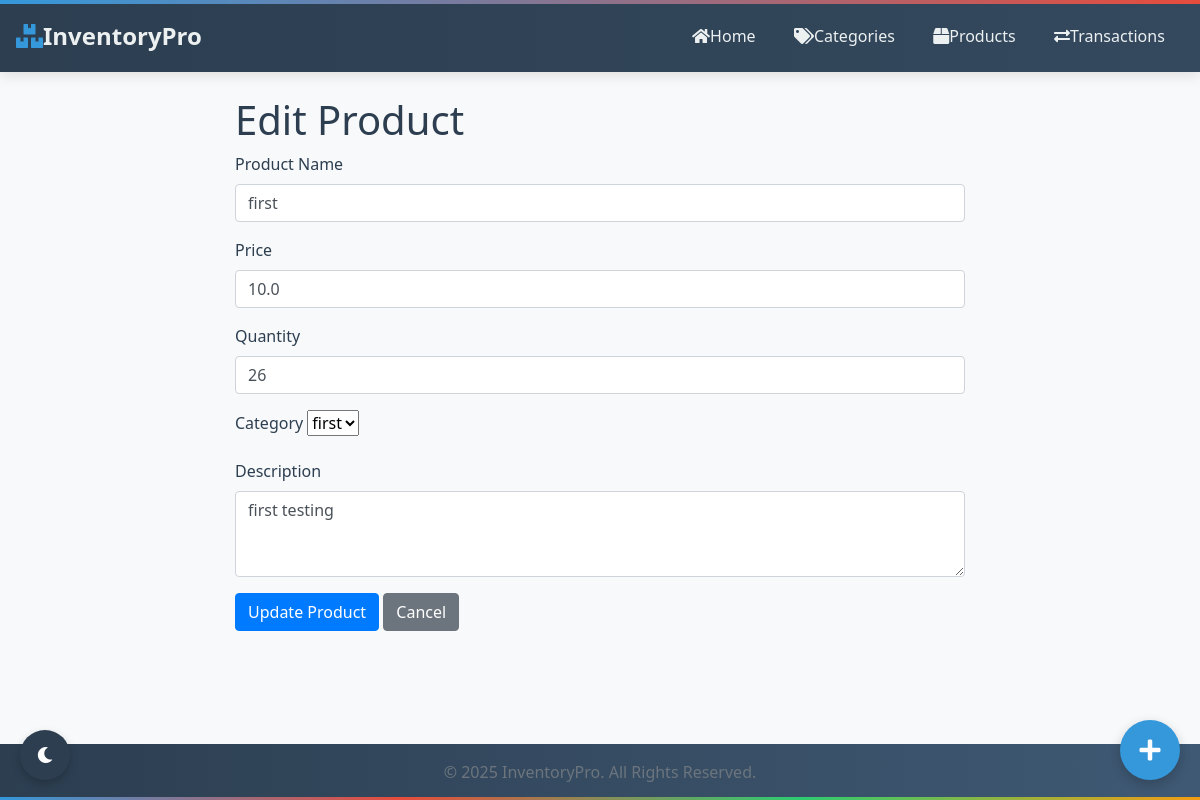
The app's page /products/1/edit, older data.
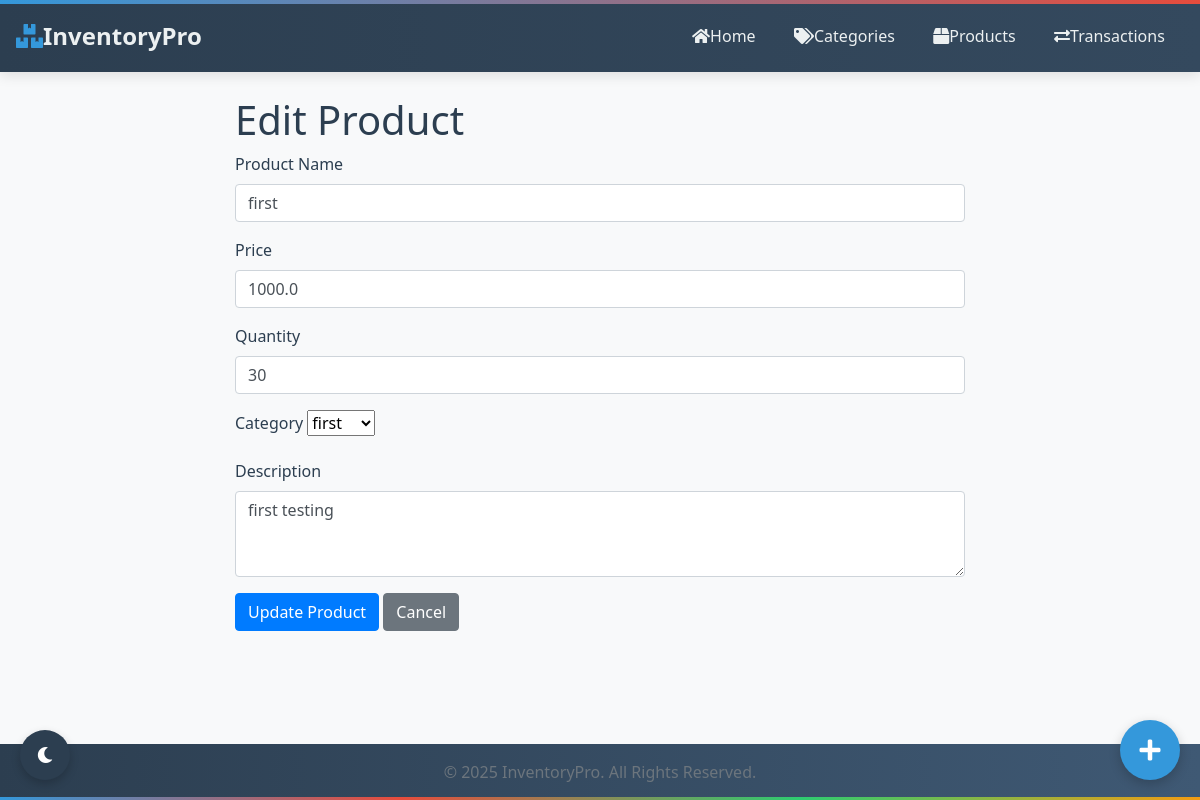
The same page, newer data.
### models/product.py (models this page shows, shortened)
class Product(Base):
    __tablename__ = 'products'
    id = Column(Integer, primary_key=True)
    _name = Column("name", String(100), nullable=False)
    description = Column(String(255))
    _price = Column("price", Float, nullable=False)
    _quantity = Column("quantity", Integer, default=0)
    category_id = Column(Integer, ForeignKey('categories.id'), nullable=False)
    created_at = Column(DateTime, default=datetime.datetime.utcnow)
    updated_at = Column(DateTime, default=datetime.datetime.utcnow, onupdate=datetime.datetime.utcnow)
    reorder_level = Column(Integer, default=10)
    reorder_quantity = Column(Integer, default=20)
    category = relationship("Category", back_populates="products")
    suppliers = relationship("Supplier", secondary="supplier_product", back_populates="products")
    transaction_items = relationship("TransactionItem", back_populates="product")
    transactions = relationship(
        "Transaction",
        secondary="transaction_items",
        primaryjoin="Product.id == TransactionItem.product_id",
        secondaryjoin="TransactionItem.transaction_id == Transaction.id",
        viewonly=True  # Make this viewonly to prevent cascade conflicts
    )
    @property
    def name(self):
        return self._name
    @name.setter
    def name(self, value):
        if not value or not isinstance(value, str) or len(value.strip()) < 2:
            raise ValueError("Product name must be a string with at least 2 characters")
        self._name = value.strip()
    @property
    def price(self):
        return self._price
    @price.setter
    def price(self, value):
        try:
            value = float(value)
            if value < 0:
                raise ValueError("Price cannot be negative")
            self._price = value
        except (ValueError, TypeError):
            raise ValueError("Price must be a positive number")
    @property
    def quantity(self):
        return self._quantity
    @quantity.setter
    def quantity(self, value):
        try:
            value = int(value)
            if value < 0:
                raise ValueError("Quantity cannot be negative")
            self._quantity = value
        except (ValueError, TypeError):
            raise ValueError("Quantity must be a positive integer")
    @classmethod
    def find_by_id(cls, id):
        session = SessionLocal()
        try:
            product = session.query(cls).options(joinedload(cls.category)).filter_by(id=id).first()
            return product
        finally:
            session.close()

### web/app.py (the view, shortened to what this page needs)
@app.route('/products/<int:id>/edit', methods=['GET', 'POST'])
def edit_product(id):
    product = Product.find_by_id(id)
    if not product:
        flash(f"Product with ID {id} not found", "error")
        return redirect(url_for('list_products'))
    categories = Category.get_all()
    return render_template('products/edit.html', product=product, categories=categories)

### models/category.py (called while the page is built)
    @property
    def name(self):
        return self._name

    @classmethod
    def get_all(cls):
        session = SessionLocal()
        try:
            categories = session.query(cls).options(joinedload(cls.products)).all()
            return categories
        finally:
            session.close()

### web/app.py (called while the page is built)
@app.context_processor
def inject_now():
    return {'now': datetime.utcnow()}

### web/templates/products/edit.html (shortened to what this page needs)
{% extends 'base.html' %}
{% block content %}
<div class="row">
    <div class="col-md-8 offset-md-2">
        <h1>Edit Product</h1>
        <form action="{{ url_for('update_product', id=product.id) }}" method="post">
            <div class="mb-3">
                <label for="name" class="form-label">Product Name</label>
                <input type="text" name="name" id="name" class="form-control" value="{{ product.name }}" required>
            </div>
            <div class="mb-3">
                <label for="price" class="form-label">Price</label>
                <input type="number" name="price" id="price" class="form-control" step="0.01" value="{{ product.price }}" required>
            </div>
            <div class="mb-3">
                <label for="quantity" class="form-label">Quantity</label>
                <input type="number" name="quantity" id="quantity" class="form-control" value="{{ product.quantity }}" required>
            </div>
            <div class="mb-3">
                <label for="category" class="form-label">Category</label>
                <select name="category_id" id="category" class="form-select" required>
                    {% for category in categories %}
                    <option value="{{ category.id }}" {% if product.category and product.category.id == category.id %}selected{% endif %}>
                        {{ category.name }}
                    </option>
                    {% endfor %}
                </select>
            </div>
            <div class="mb-3">
                <label for="description" class="form-label">Description</label>
                <textarea name="description" id="description" class="form-control" rows="3">{{ product.description }}</textarea>
            </div>
            <button type="submit" class="btn btn-primary">Update Product</button>
            <a href="{{ url_for('list_products') }}" class="btn btn-secondary">Cancel</a>
        </form>
    </div>
</div>
{% endblock %}

Row changes from the older to the newer data that the page shows:
changed Product "first": price "10.0" → "1000.0"; quantity "26" → "30"
